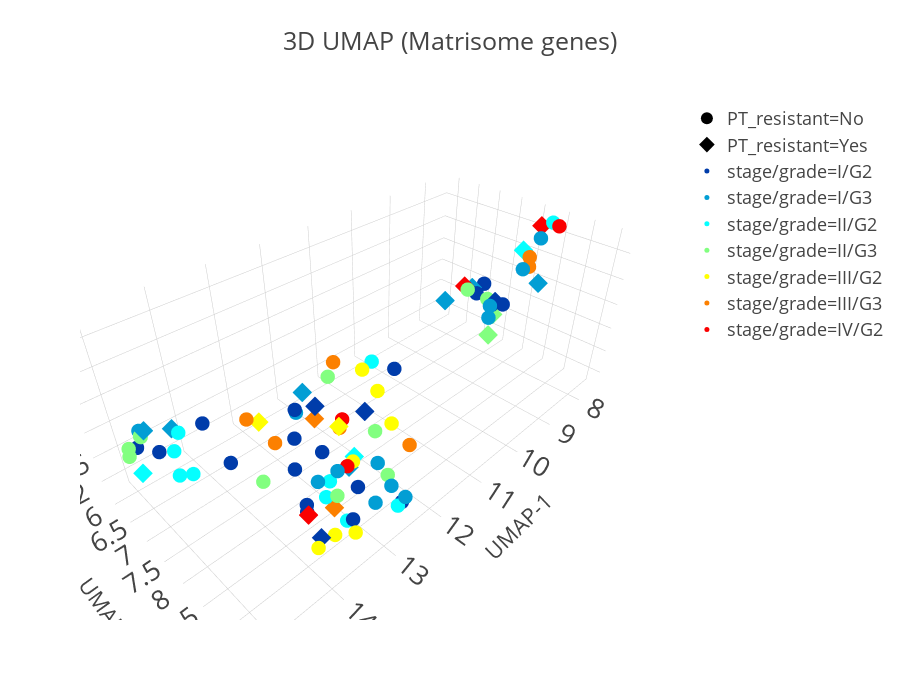

The code cell stored with this chart in its notebook:
### Code cell
umap_fig = projection.interactive_scatterplot(
    umap_expr, "stage/grade", "PT_resistant", n_umap_dims, title="3D UMAP (Matrisome genes)"
)
umap_fig.write_html(FIGURES_DIR / f"umap_matrisome_{COHORT}.html")

### Figure 1 — Plotly figure (JSON) as saved in the notebook; plotly's stock layout.template omitted (floating-point values rounded to 4 significant figures; data arrays with more than 128 entries replaced by an {"elided": "..."} marker saying what was removed)
{"data": [{"customdata": {"elided": "90x3 str values"}, "hovertemplate": "%{customdata[0]}<br>%{customdata[1]}<br>%{customdata[2]}<extra></extra>", "marker": {"color": ["rgb(0, 60, 170)", "rgb(252, 128, 0)", "rgb(250, 0, 0)", "rgb(5, 255, 255)", "rgb(250, 0, 0)", "rgb(130, 255, 128)", "rgb(2, 158, 212)", "rgb(5, 255, 255)", "rgb(2, 158, 212)", "rgb(5, 255, 255)", "rgb(2, 158, 212)", "rgb(0, 60, 170)", "rgb(252, 128, 0)", "rgb(0, 60, 170)", "rgb(130, 255, 128)", "rgb(2, 158, 212)", "rgb(130, 255, 128)", "rgb(5, 255, 255)", "rgb(250, 0, 0)", "rgb(252, 128, 0)", "rgb(2, 158, 212)", "rgb(5, 255, 255)", "rgb(0, 60, 170)", "rgb(0, 60, 170)", "rgb(252, 128, 0)", "rgb(2, 158, 212)", "rgb(130, 255, 128)", "rgb(130, 255, 128)", "rgb(0, 60, 170)", "rgb(255, 255, 0)", "rgb(0, 60, 170)", "rgb(130, 255, 128)", "rgb(0, 60, 170)", "rgb(0, 60, 170)", "rgb(0, 60, 170)", "rgb(0, 60, 170)", "rgb(0, 60, 170)", "rgb(2, 158, 212)", "rgb(2, 158, 212)", "rgb(5, 255, 255)", "rgb(130, 255, 128)", "rgb(255, 255, 0)", "rgb(2, 158, 212)", "rgb(130, 255, 128)", "rgb(0, 60, 170)", "rgb(2, 158, 212)", "rgb(2, 158, 212)", "rgb(130, 255, 128)", "rgb(255, 255, 0)", "rgb(255, 255, 0)", "rgb(0, 60, 170)", "rgb(255, 255, 0)", "rgb(250, 0, 0)", "rgb(0, 60, 170)", "rgb(0, 60, 170)", "rgb(130, 255, 128)", "rgb(2, 158, 212)", "rgb(130, 255, 128)", "rgb(0, 60, 170)", "rgb(2, 158, 212)", "rgb(5, 255, 255)", "rgb(250, 0, 0)", "rgb(5, 255, 255)", "rgb(255, 255, 0)", "rgb(2, 158, 212)", "rgb(250, 0, 0)", "rgb(0, 60, 170)", "rgb(255, 255, 0)", "rgb(5, 255, 255)", "rgb(5, 255, 255)", "rgb(255, 255, 0)", "rgb(252, 128, 0)", "rgb(130, 255, 128)", "rgb(2, 158, 212)", "rgb(255, 255, 0)", "rgb(0, 60, 170)", "rgb(130, 255, 128)", "rgb(2, 158, 212)", "rgb(5, 255, 255)", "rgb(5, 255, 255)", "rgb(252, 128, 0)", "rgb(0, 60, 170)", "rgb(2, 158, 212)", "rgb(252, 128, 0)", "rgb(2, 158, 212)", "rgb(5, 255, 255)", "rgb(252, 128, 0)", "rgb(0, 60, 170)", "rgb(2, 158, 212)", "rgb(252, 128, 0)"], "size": 5, "symbol": ["diamond", "circle", "circle", "circle", "diamond", "circle", "circle", "circle", "diamond", "diamond", "diamond", "diamond", "diamond", "circle", "circle", "diamond", "circle", "circle", "diamond", "circle", "circle", "circle", "circle", "circle", "circle", "diamond", "circle", "circle", "circle", "diamond", "circle", "circle", "circle", "circle", "diamond", "circle", "circle", "circle", "circle", "diamond", "diamond", "circle", "circle", "circle", "circle", "circle", "circle", "circle", "circle", "circle", "diamond", "circle", "circle", "circle", "circle", "diamond", "diamond", "circle", "circle", "circle", "circle", "circle", "circle", "circle", "circle", "diamond", "circle", "circle", "circle", "diamond", "circle", "circle", "circle", "diamond", "diamond", "circle", "circle", "diamond", "circle", "circle", "circle", "circle", "circle", "circle", "circle", "circle", "diamond", "circle", "circle", "circle"]}, "mode": "markers", "showlegend": false, "type": "scatter3d", "x": [13.92, 13.6, 13.55, 13.61, 10.25, 12.89, 10.15, 13.29, 14.63, 12.88, 9.87, 9.989, 13.13, 14.31, 15.15, 12.56, 12.49, 14.4, 14.2, 8.277, 8.007, 14.65, 13.28, 13.6, 11.83, 8.509, 15.12, 13.78, 14.77, 13.08, 12.63, 11.68, 14.02, 13.79, 13.05, 13.57, 13.45, 13.49, 12.78, 15.04, 10.46, 12.54, 12.25, 10.32, 8.965, 14.84, 13.67, 9.846, 13.3, 13.68, 12.28, 12.21, 12.39, 11.92, 14.02, 9.775, 12.66, 14.86, 12.3, 12.58, 12.36, 7.797, 14.61, 14.12, 9.885, 7.61, 9.644, 13.65, 14.76, 8.152, 12.09, 8.35, 13.85, 14.84, 13.34, 9.459, 14.89, 9.569, 7.555, 13.24, 12.94, 12.57, 12.87, 12.42, 9.354, 12.17, 12.24, 14.72, 12.93, 12.09], "y": [9.247, 7.242, 9.387, 9.005, 8.505, 9.208, 8.932, 8.714, 7.02, 8.79, 7.852, 8.915, 8.587, 7.286, 6.603, 8.295, 9.067, 6.316, 9.39, 8.398, 8.405, 7.243, 7.878, 8.981, 8.895, 8.773, 6.575, 7.757, 5.825, 8.719, 7.012, 6.829, 7.321, 8.8, 8.191, 8.431, 9.356, 8.702, 7.34, 6.612, 9.172, 8.615, 9.211, 8.616, 7.982, 6.32, 9.346, 8.671, 9.215, 9.233, 8.383, 8.865, 7.988, 8.626, 9.12, 8.762, 7.395, 6.378, 9.189, 8.951, 9.17, 8.601, 7.33, 9.434, 8.76, 8.161, 8.314, 9.618, 7.21, 8.186, 8.454, 8.456, 9.532, 6.543, 7.135, 8.722, 6.508, 8.168, 8.344, 8.987, 6.881, 8.497, 9.506, 7.948, 8.936, 8.42, 7.097, 6.584, 9.259, 7.483], "z": [2.486, 3.116, 3.629, 2.829, 4.528, 3.674, 4.312, 2.683, 3.443, 2.935, 3.857, 4.319, 1.911, 3.499, 2.98, 2.145, 2.483, 2.393, 3.27, 4.301, 4.571, 3.517, 2.313, 3.632, 2.53, 4.02, 3.091, 2.326, 2.382, 3.574, 1.961, 2.665, 2.574, 2.654, 3.6, 3.979, 2.55, 2.81, 2.814, 2.583, 4.044, 4.184, 1.939, 4.539, 3.881, 3.089, 3.605, 4.208, 3.418, 2.318, 3.163, 3.181, 2.834, 3.883, 2.963, 3.934, 3.183, 3.038, 1.853, 2.708, 1.807, 4.79, 2.779, 2.627, 3.916, 4.611, 4.089, 2.676, 2.767, 4.322, 3.481, 4.163, 3.448, 3.236, 2.838, 3.97, 3.127, 4.111, 4.708, 2.039, 1.974, 1.86, 2.871, 2.655, 4.649, 4.032, 2.217, 2.772, 2.389, 3.511]}, {"marker": {"color": "black", "size": 12, "symbol": "circle"}, "mode": "markers", "name": "PT_resistant=No", "showlegend": true, "type": "scatter3d", "x": [null], "y": [null], "z": [null]}, {"marker": {"color": "black", "size": 12, "symbol": "diamond"}, "mode": "markers", "name": "PT_resistant=Yes", "showlegend": true, "type": "scatter3d", "x": [null], "y": [null], "z": [null]}, {"marker": {"color": "rgb(0, 60, 170)", "size": 5}, "mode": "markers", "name": "stage/grade=I/G2", "showlegend": true, "type": "scatter3d", "x": [null], "y": [null], "z": [null]}, {"marker": {"color": "rgb(2, 158, 212)", "size": 5}, "mode": "markers", "name": "stage/grade=I/G3", "showlegend": true, "type": "scatter3d", "x": [null], "y": [null], "z": [null]}, {"marker": {"color": "rgb(5, 255, 255)", "size": 5}, "mode": "markers", "name": "stage/grade=II/G2", "showlegend": true, "type": "scatter3d", "x": [null], "y": [null], "z": [null]}, {"marker": {"color": "rgb(130, 255, 128)", "size": 5}, "mode": "markers", "name": "stage/grade=II/G3", "showlegend": true, "type": "scatter3d", "x": [null], "y": [null], "z": [null]}, {"marker": {"color": "rgb(255, 255, 0)", "size": 5}, "mode": "markers", "name": "stage/grade=III/G2", "showlegend": true, "type": "scatter3d", "x": [null], "y": [null], "z": [null]}, {"marker": {"color": "rgb(252, 128, 0)", "size": 5}, "mode": "markers", "name": "stage/grade=III/G3", "showlegend": true, "type": "scatter3d", "x": [null], "y": [null], "z": [null]}, {"marker": {"color": "rgb(250, 0, 0)", "size": 5}, "mode": "markers", "name": "stage/grade=IV/G2", "showlegend": true, "type": "scatter3d", "x": [null], "y": [null], "z": [null]}], "layout": {"height": 700, "legend": {"itemclick": false, "itemdoubleclick": false}, "scene": {"xaxis": {"title": {"text": "UMAP-1"}}, "yaxis": {"title": {"text": "UMAP-2"}}, "zaxis": {"title": {"text": "UMAP-3"}}}, "title": {"text": "3D UMAP (Matrisome genes)"}}}
